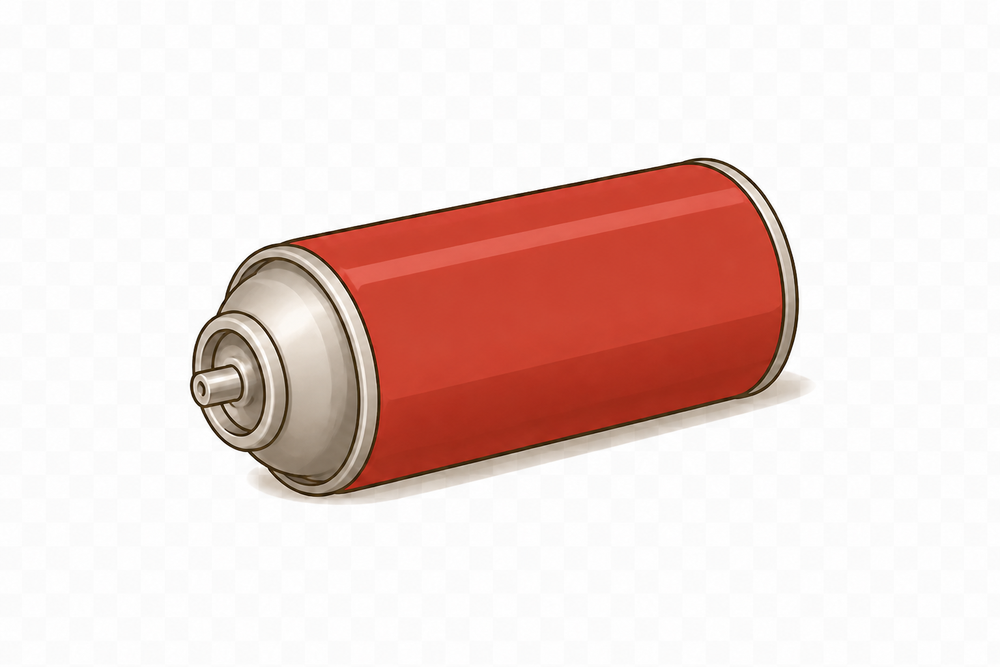
#> input picture webgame-prototype/assets/masters/prop-butane-red-alpha-v4.png, 1000 x 667 px, shrunk from 1535 x 1024 before the run
$ python mask_butane_background_v4.py
#> lines starting #> are read from the running program, lines starting #| are printed output that depends on the picture; after the words box and inside, x2 and y2 are one past the last pixel; in counts of white or black regions, pixels touching at a corner belong together
"""Deterministically remove the generated bright checkerboard around the approved can."""
from pathlib import Path
import hashlib
import json
from PIL import Image, ImageFilter, ImageDraw

root = Path(__file__).resolve().parents[3]
source = root / "webgame-prototype/assets/masters/prop-butane-red-alpha-v4.png"
target = root / "webgame-prototype/assets/masters/prop-butane-red-cutout-v4.png"
preview_path = root / "production/game/qa/butane-red-alpha-dark-preview-v4.png"

rgb = Image.open(source).convert("RGB")
#> rgb is the input picture: PIL image 1000x667 RGB; mean R, G, B 236.9, 216, 212.1
candidate = Image.new("L", rgb.size)
#> candidate: PIL image 1000x667 L; every value is 0
candidate.putdata([
    255 if min(pixel) >= 172 and max(pixel) - min(pixel) <= 92 else 0
    for pixel in rgb.getdata()
])
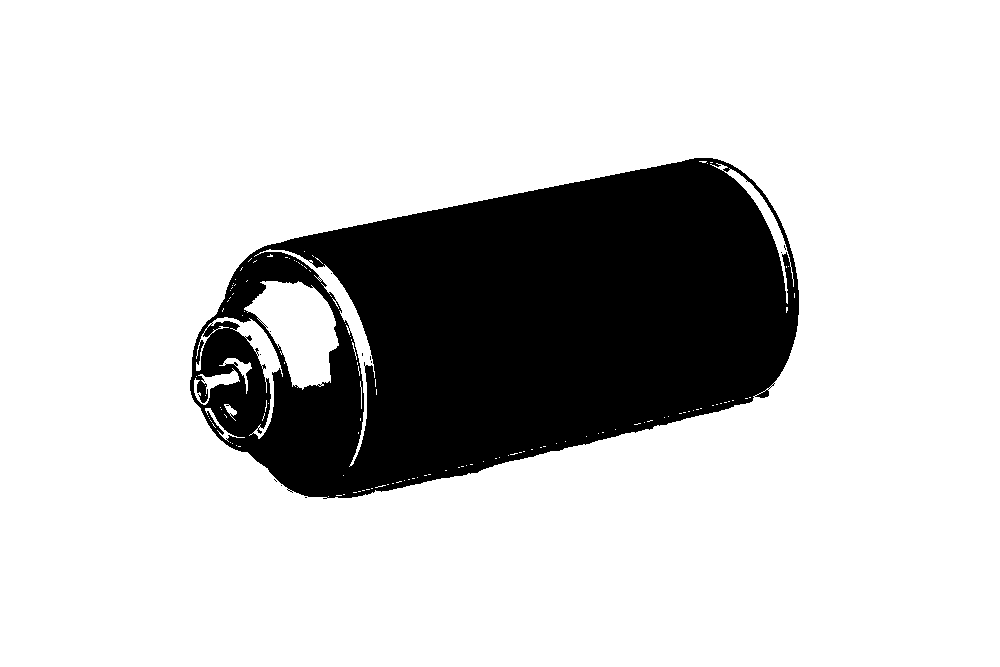
#> candidate: PIL image 1000x667 L; 80% white; 12 black regions (11 under 20 px), largest, box (x1, y1, x2, y2) and area: (190, 158, 799, 499) 133542
ImageDraw.floodfill(candidate, (0, 0), 128, thresh=0)
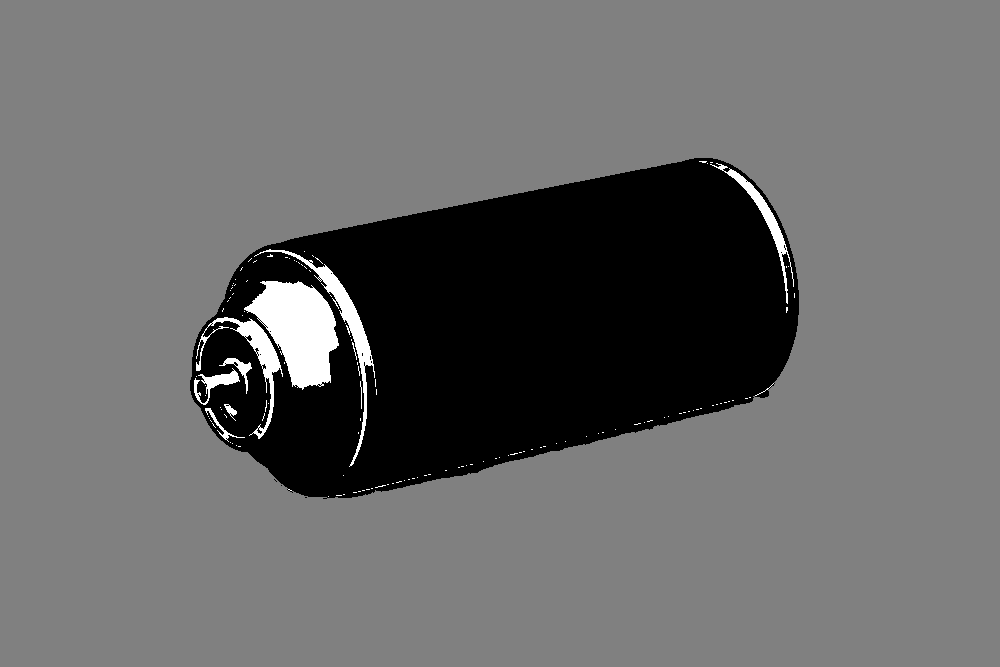
#> candidate: PIL image 1000x667 L; min 0, max 255, mean 104.7
alpha = candidate.point(lambda value: 0 if value == 128 else 255)
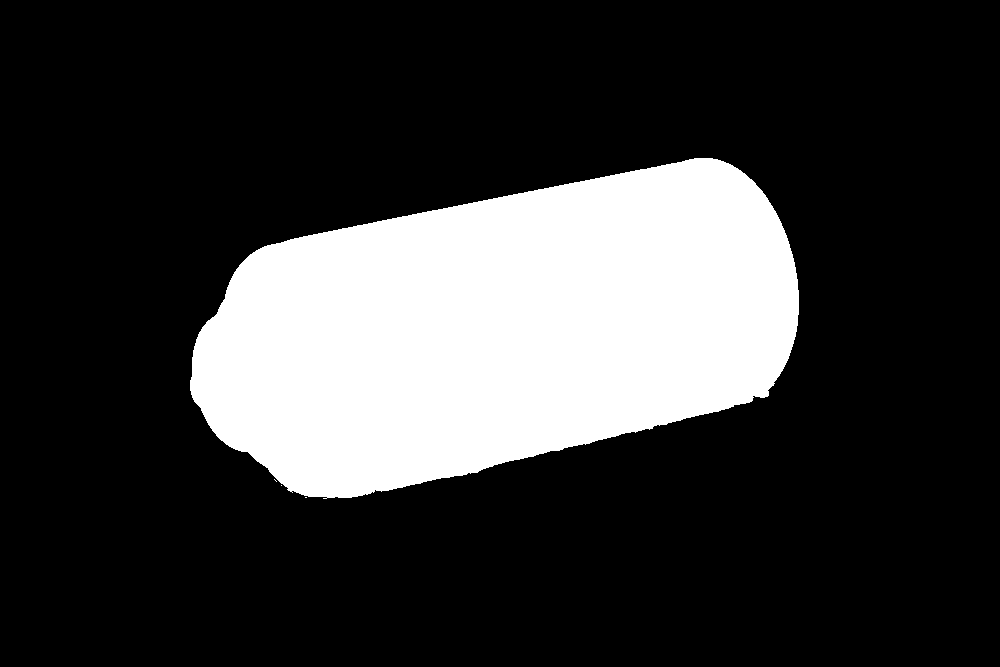
#> alpha: PIL image 1000x667 L; 21.9% white; 4 white regions (3 under 20 px), largest, box (x1, y1, x2, y2) and area: (190, 158, 799, 499) 145905
alpha = alpha.filter(ImageFilter.MinFilter(3)).filter(ImageFilter.GaussianBlur(0.35))

rgba = rgb.convert("RGBA")
rgba.putalpha(alpha)
box = rgba.getbbox()
#> box = (190, 158, 799, 498)
if box:
    margin = 24
    box = (
        max(0, box[0] - margin), max(0, box[1] - margin),
        min(rgba.width, box[2] + margin), min(rgba.height, box[3] + margin),
    )
#> box = (166, 134, 823, 522)
    rgba = rgba.crop(box)
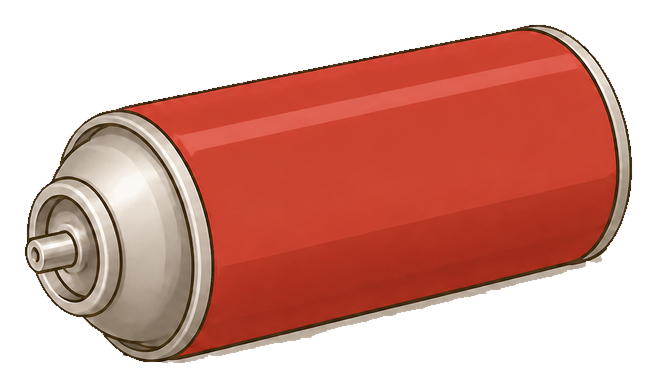
#> rgba: PIL image 657x388 RGBA; mean R, G, B, A 212.2, 157.6, 147.3, 144; transparent parts drawn white
rgba.save(target)

preview = Image.new("RGB", rgba.size, "#344654")
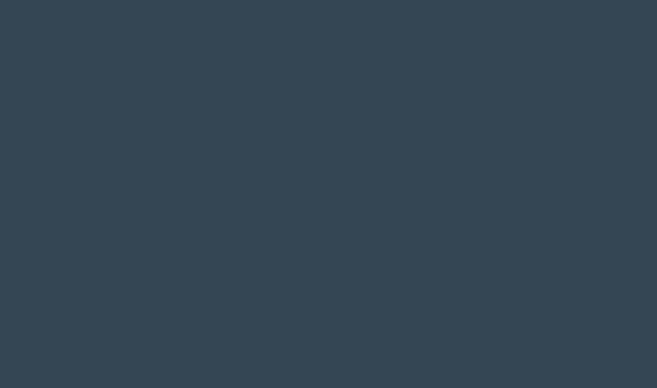
#> preview: PIL image 657x388 RGB; mean R, G, B 52, 70, 84
preview.paste(rgba, mask=rgba.getchannel("A"))
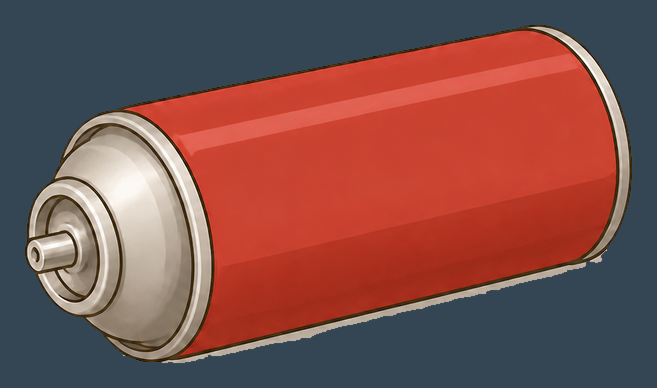
#> preview: PIL image 657x388 RGB; mean R, G, B 127, 80.6, 76.8
preview.save(preview_path)

print(json.dumps({
    "path": str(target),
    "size": rgba.size,
    "alpha_extrema": alpha.getextrema(),
    "bytes": target.stat().st_size,
    "sha256": hashlib.sha256(target.read_bytes()).hexdigest(),
    "source_rgb_preserved_before_crop": True,
}))
#> (printed output is left out)
